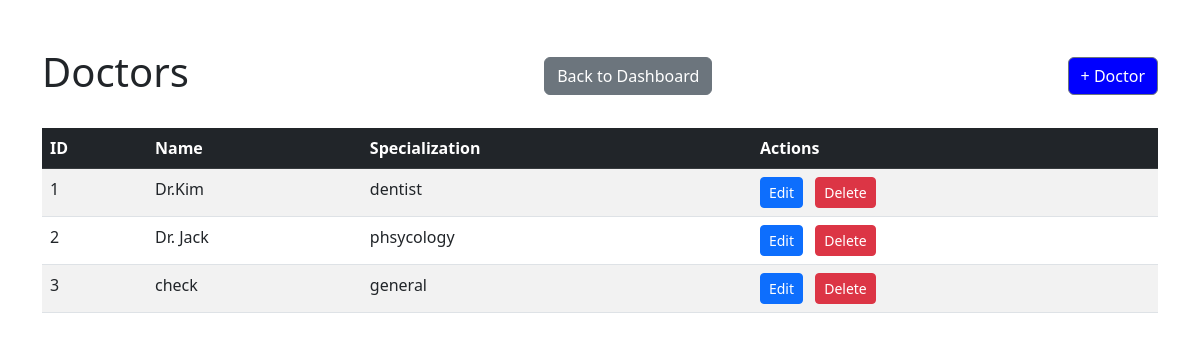
Page /doctors/ (signed in) on the earlier database version.
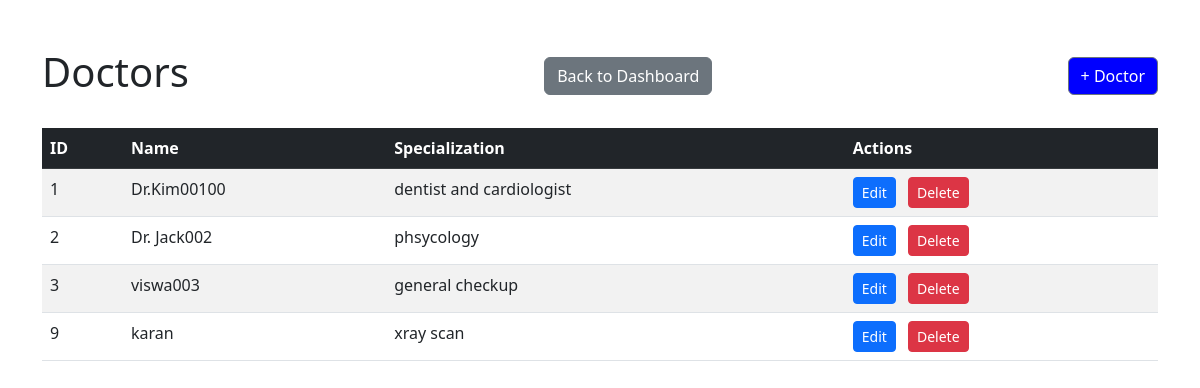
Same page on the later database version.
### doctors/models.py (models this page shows, shortened)
class Doctor(models.Model):
    name = models.CharField(max_length =200)
    specialization = models.CharField(max_length =200)

### doctors/views.py (the view)
# urls.py: path('', views.doctor_list, name='doctor_list'),
@login_required
def doctor_list(request):
    doctors = Doctor.objects.all()
    return render(request, 'doctors/list.html', {'doctors': doctors})

### doctors/templates/doctors/list.html (shortened to what this page needs)
<!DOCTYPE html>
<html lang="en">
<head>
    <link href="https://cdn.jsdelivr.net/npm/bootstrap@5.3.0/dist/css/bootstrap.min.css" rel="stylesheet">
</head>
<body>
<div class="container mt-5">
    <div class="d-flex justify-content-between align-items-center mb-4">
        <h1>Doctors</h1>
        <a href="/dashboard" class="btn btn-secondary">Back to Dashboard</a>
        <a href="/doctors/create" class="btn btn-secondary create-btn">+ Doctor</a>
    </div>
    <table class="table table-striped table-hover">
        <thead class="table-dark">
            <tr>
                <th>ID</th>
                <th>Name</th>
                <th>Specialization</th>
                <th>Actions</th>
            </tr>
        </thead>
        <tbody>
            {% for d in doctors %}
            <tr>
                <td>{{ d.id }}</td>
                <td>{{ d.name }}</td>
                <td>{{ d.specialization }}</td>
                <td>
                    <a href="/doctors/{{ d.id }}/edit" class="btn btn-sm btn-primary me-2">Edit</a>
                    <a href="/doctors/{{ d.id }}/delete" class="btn btn-sm btn-danger">Delete</a>
                </td>
            </tr>
            {% endfor %}
        </tbody>
    </table>
</div>
</body>
</html>

### doctors/templates/doctors/list.html (style rules this page uses)
.create-btn { background-color: blue; }

Differences in the rows shown:
changed Doctor id 1: name "Dr.Kim" → "Dr.Kim00100"; specialization "dentist" → "dentist and cardiologist"
changed Doctor "phsycology": name "Dr. Jack" → "Dr. Jack002"
changed Doctor id 3: name "check" → "viswa003"; specialization "general" → "general checkup"
added Doctor: id "9", name "karan", specialization "xray scan"
